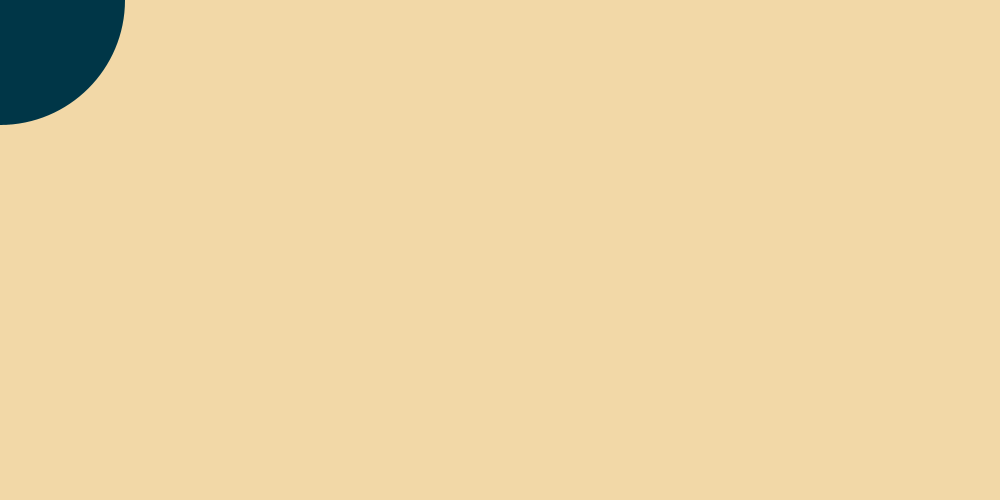
Frame 1 (no input)
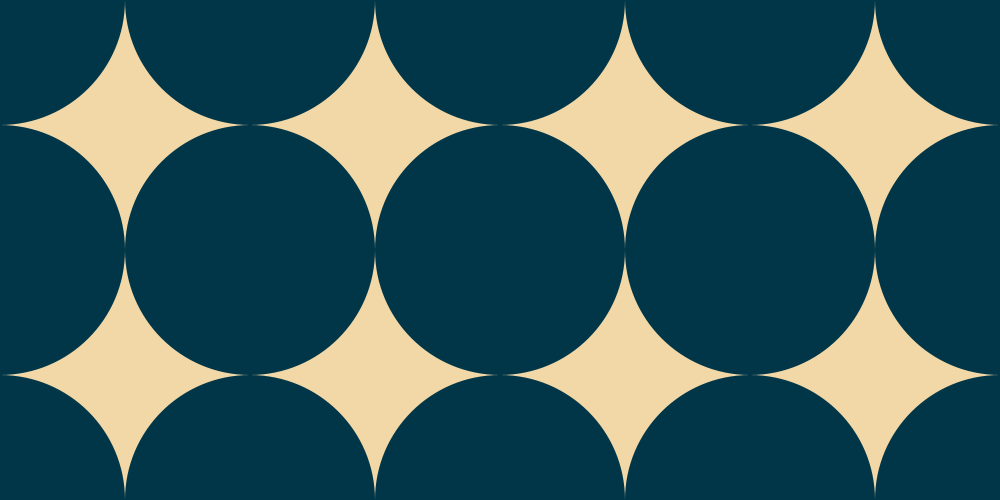
Frame 60 (the mouse pressed at the canvas centre just before this capture)
Frame 120 (the mouse held since frame 60 and released just before this capture): identical to frame 60, image omitted

The Processing sketch that drew these frames (run headless with seeded random() and noise(); from frame 60 on, the mouse is pressed at the canvas centre):

// Processing sketch: processing_32038
// ── processing_32038.pde

int a = 0;
int b = 0;
int c = 250;

void setup(){
  size(1000,500);
  background(242,216,167);
  smooth();
  noStroke();
  
}

void draw(){

  fill(0,54,71);
  ellipse(a,b,c,c);
  
  a = a + 250;
  
  if(a>1000){
    a = 0;
    b = b + 250;}
    
}
